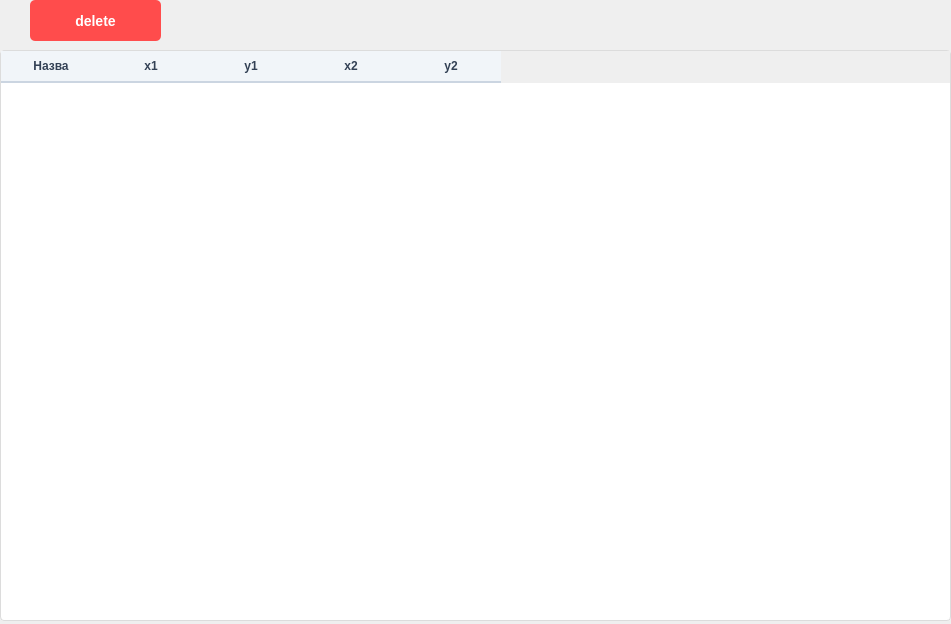
<?xml version="1.0" encoding="UTF-8"?>
<ui version="4.0">
 <class>FiguresTable</class>
 <widget class="QDialog" name="FiguresTable">
  <property name="geometry">
   <rect>
    <x>0</x>
    <y>0</y>
    <width>951</width>
    <height>624</height>
   </rect>
  </property>
  <property name="windowTitle">
   <string>Dialog</string>
  </property>
  <property name="styleSheet">
   <string notr="true">QTableWidget {
    background-color: #ffffff;
    alternate-background-color: #f9f9f9;
    gridline-color: #e0e0e0;
    border: 1px solid #dcdcdc;
    border-radius: 4px;
    selection-background-color: #3b82f6;
    selection-color: white;
}
QHeaderView::section {
    background-color: #f1f5f9;
    color: #334155;
    padding: 6px;
    border: none;
    border-bottom: 2px solid #cbd5e1;
    font-weight: bold;
}
QTableWidget::item {
    padding: 6px;
    color: #1e293b;
}
QPushButton {
    background-color: #ff4c4c;
    color: white;            
    border: none;              
    border-radius: 5px;       
    padding: 8px 16px;         
    font-size: 14px;         
    font-weight: bold;         
}


QPushButton:hover {
    background-color: #ff1c1c;
}


QPushButton:pressed {
    background-color: #cc0000;
}


QPushButton:disabled {
    background-color: #ffb3b3; 
    color: #f2f2f2;
}</string>
  </property>
  <widget class="QTableWidget" name="tableWidget">
   <property name="geometry">
    <rect>
     <x>0</x>
     <y>50</y>
     <width>951</width>
     <height>571</height>
    </rect>
   </property>
   <column>
    <property name="text">
     <string>Назва</string>
    </property>
   </column>
   <column>
    <property name="text">
     <string>x1</string>
    </property>
   </column>
   <column>
    <property name="text">
     <string>y1</string>
    </property>
   </column>
   <column>
    <property name="text">
     <string>x2</string>
    </property>
   </column>
   <column>
    <property name="text">
     <string>y2</string>
    </property>
   </column>
  </widget>
  <widget class="QPushButton" name="deleteButton">
   <property name="geometry">
    <rect>
     <x>30</x>
     <y>0</y>
     <width>131</width>
     <height>41</height>
    </rect>
   </property>
   <property name="text">
    <string>delete</string>
   </property>
  </widget>
 </widget>
 <resources/>
 <connections/>
</ui>
